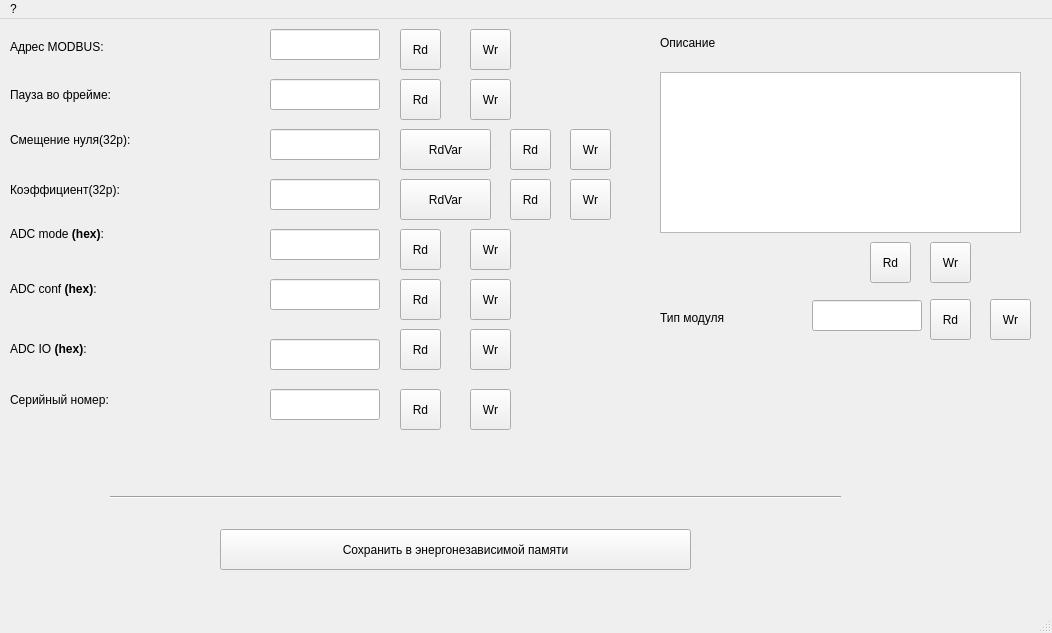
<?xml version="1.0" encoding="UTF-8"?>
<ui version="4.0">
 <class>fmVConf</class>
 <widget class="QMainWindow" name="fmVConf">
  <property name="geometry">
   <rect>
    <x>0</x>
    <y>0</y>
    <width>1052</width>
    <height>633</height>
   </rect>
  </property>
  <property name="minimumSize">
   <size>
    <width>1052</width>
    <height>633</height>
   </size>
  </property>
  <property name="maximumSize">
   <size>
    <width>1052</width>
    <height>633</height>
   </size>
  </property>
  <property name="windowTitle">
   <string>Настройки милливольтметра </string>
  </property>
  <widget class="QWidget" name="centralwidget">
   <widget class="QLineEdit" name="leAddrMB">
    <property name="geometry">
     <rect>
      <x>270</x>
      <y>10</y>
      <width>110</width>
      <height>31</height>
     </rect>
    </property>
    <property name="font">
     <font>
      <pointsize>9</pointsize>
     </font>
    </property>
   </widget>
   <widget class="QLabel" name="label_16">
    <property name="geometry">
     <rect>
      <x>10</x>
      <y>20</y>
      <width>191</width>
      <height>16</height>
     </rect>
    </property>
    <property name="font">
     <font>
      <pointsize>9</pointsize>
     </font>
    </property>
    <property name="text">
     <string>Адрес MODBUS:</string>
    </property>
   </widget>
   <widget class="QToolButton" name="tbAddrMBWr">
    <property name="geometry">
     <rect>
      <x>470</x>
      <y>10</y>
      <width>41</width>
      <height>41</height>
     </rect>
    </property>
    <property name="text">
     <string>Wr</string>
    </property>
   </widget>
   <widget class="QToolButton" name="tbAddrMBRd">
    <property name="geometry">
     <rect>
      <x>400</x>
      <y>10</y>
      <width>41</width>
      <height>41</height>
     </rect>
    </property>
    <property name="text">
     <string>Rd</string>
    </property>
   </widget>
   <widget class="QToolButton" name="tbthrATRd">
    <property name="geometry">
     <rect>
      <x>400</x>
      <y>60</y>
      <width>41</width>
      <height>41</height>
     </rect>
    </property>
    <property name="text">
     <string>Rd</string>
    </property>
   </widget>
   <widget class="QToolButton" name="tbthrATWr">
    <property name="geometry">
     <rect>
      <x>470</x>
      <y>60</y>
      <width>41</width>
      <height>41</height>
     </rect>
    </property>
    <property name="text">
     <string>Wr</string>
    </property>
   </widget>
   <widget class="QLineEdit" name="lethrAT">
    <property name="geometry">
     <rect>
      <x>270</x>
      <y>60</y>
      <width>110</width>
      <height>31</height>
     </rect>
    </property>
    <property name="font">
     <font>
      <pointsize>9</pointsize>
     </font>
    </property>
   </widget>
   <widget class="QLabel" name="label_17">
    <property name="geometry">
     <rect>
      <x>10</x>
      <y>60</y>
      <width>201</width>
      <height>31</height>
     </rect>
    </property>
    <property name="font">
     <font>
      <pointsize>9</pointsize>
     </font>
    </property>
    <property name="text">
     <string>Пауза во фрейме:</string>
    </property>
   </widget>
   <widget class="QToolButton" name="tbConfRd">
    <property name="geometry">
     <rect>
      <x>400</x>
      <y>260</y>
      <width>41</width>
      <height>41</height>
     </rect>
    </property>
    <property name="text">
     <string>Rd</string>
    </property>
   </widget>
   <widget class="QToolButton" name="tbConfWr">
    <property name="geometry">
     <rect>
      <x>470</x>
      <y>260</y>
      <width>41</width>
      <height>41</height>
     </rect>
    </property>
    <property name="text">
     <string>Wr</string>
    </property>
   </widget>
   <widget class="QLineEdit" name="leConf">
    <property name="geometry">
     <rect>
      <x>270</x>
      <y>260</y>
      <width>110</width>
      <height>31</height>
     </rect>
    </property>
    <property name="font">
     <font>
      <pointsize>9</pointsize>
     </font>
    </property>
   </widget>
   <widget class="QLabel" name="label_18">
    <property name="geometry">
     <rect>
      <x>10</x>
      <y>250</y>
      <width>191</width>
      <height>41</height>
     </rect>
    </property>
    <property name="font">
     <font>
      <pointsize>9</pointsize>
     </font>
    </property>
    <property name="text">
     <string>ADC conf &lt;b&gt;(hex)&lt;/b&gt;:</string>
    </property>
   </widget>
   <widget class="QLabel" name="label_19">
    <property name="geometry">
     <rect>
      <x>10</x>
      <y>370</y>
      <width>211</width>
      <height>21</height>
     </rect>
    </property>
    <property name="font">
     <font>
      <pointsize>9</pointsize>
     </font>
    </property>
    <property name="text">
     <string>Серийный номер:</string>
    </property>
   </widget>
   <widget class="QLineEdit" name="leSerNum">
    <property name="geometry">
     <rect>
      <x>270</x>
      <y>370</y>
      <width>110</width>
      <height>31</height>
     </rect>
    </property>
    <property name="font">
     <font>
      <pointsize>9</pointsize>
     </font>
    </property>
   </widget>
   <widget class="QToolButton" name="tbSerNumWr">
    <property name="geometry">
     <rect>
      <x>470</x>
      <y>370</y>
      <width>41</width>
      <height>41</height>
     </rect>
    </property>
    <property name="text">
     <string>Wr</string>
    </property>
   </widget>
   <widget class="QToolButton" name="tbSerNumRd">
    <property name="geometry">
     <rect>
      <x>400</x>
      <y>370</y>
      <width>41</width>
      <height>41</height>
     </rect>
    </property>
    <property name="text">
     <string>Rd</string>
    </property>
   </widget>
   <widget class="QLineEdit" name="leZeroA">
    <property name="geometry">
     <rect>
      <x>270</x>
      <y>110</y>
      <width>110</width>
      <height>31</height>
     </rect>
    </property>
    <property name="font">
     <font>
      <pointsize>9</pointsize>
     </font>
    </property>
   </widget>
   <widget class="QLabel" name="label_2">
    <property name="geometry">
     <rect>
      <x>10</x>
      <y>110</y>
      <width>251</width>
      <height>21</height>
     </rect>
    </property>
    <property name="font">
     <font>
      <pointsize>9</pointsize>
     </font>
    </property>
    <property name="text">
     <string>Смещение нуля(32р):</string>
    </property>
   </widget>
   <widget class="QLineEdit" name="lemK">
    <property name="geometry">
     <rect>
      <x>270</x>
      <y>160</y>
      <width>110</width>
      <height>31</height>
     </rect>
    </property>
    <property name="font">
     <font>
      <pointsize>9</pointsize>
     </font>
    </property>
   </widget>
   <widget class="QLabel" name="label_12">
    <property name="geometry">
     <rect>
      <x>10</x>
      <y>160</y>
      <width>231</width>
      <height>21</height>
     </rect>
    </property>
    <property name="font">
     <font>
      <pointsize>9</pointsize>
     </font>
    </property>
    <property name="lineWidth">
     <number>-5</number>
    </property>
    <property name="text">
     <string>Коэффициент(32р):</string>
    </property>
   </widget>
   <widget class="QToolButton" name="tbZeroARd">
    <property name="geometry">
     <rect>
      <x>510</x>
      <y>110</y>
      <width>41</width>
      <height>41</height>
     </rect>
    </property>
    <property name="text">
     <string>Rd</string>
    </property>
   </widget>
   <widget class="QToolButton" name="tbZeroAWr">
    <property name="geometry">
     <rect>
      <x>570</x>
      <y>110</y>
      <width>41</width>
      <height>41</height>
     </rect>
    </property>
    <property name="text">
     <string>Wr</string>
    </property>
   </widget>
   <widget class="QToolButton" name="tbZeroARdVar">
    <property name="geometry">
     <rect>
      <x>400</x>
      <y>110</y>
      <width>91</width>
      <height>41</height>
     </rect>
    </property>
    <property name="text">
     <string>RdVar</string>
    </property>
   </widget>
   <widget class="QToolButton" name="tbmKRdVar">
    <property name="geometry">
     <rect>
      <x>400</x>
      <y>160</y>
      <width>91</width>
      <height>41</height>
     </rect>
    </property>
    <property name="text">
     <string>RdVar</string>
    </property>
   </widget>
   <widget class="QToolButton" name="tbmKRd">
    <property name="geometry">
     <rect>
      <x>510</x>
      <y>160</y>
      <width>41</width>
      <height>41</height>
     </rect>
    </property>
    <property name="text">
     <string>Rd</string>
    </property>
   </widget>
   <widget class="QToolButton" name="tbmKWr">
    <property name="geometry">
     <rect>
      <x>570</x>
      <y>160</y>
      <width>41</width>
      <height>41</height>
     </rect>
    </property>
    <property name="text">
     <string>Wr</string>
    </property>
   </widget>
   <widget class="QToolButton" name="tbModeRd">
    <property name="geometry">
     <rect>
      <x>400</x>
      <y>210</y>
      <width>41</width>
      <height>41</height>
     </rect>
    </property>
    <property name="text">
     <string>Rd</string>
    </property>
   </widget>
   <widget class="QToolButton" name="tbModeWr">
    <property name="geometry">
     <rect>
      <x>470</x>
      <y>210</y>
      <width>41</width>
      <height>41</height>
     </rect>
    </property>
    <property name="text">
     <string>Wr</string>
    </property>
   </widget>
   <widget class="QLineEdit" name="leMode">
    <property name="geometry">
     <rect>
      <x>270</x>
      <y>210</y>
      <width>110</width>
      <height>31</height>
     </rect>
    </property>
    <property name="font">
     <font>
      <pointsize>9</pointsize>
     </font>
    </property>
   </widget>
   <widget class="QLabel" name="label_20">
    <property name="geometry">
     <rect>
      <x>10</x>
      <y>200</y>
      <width>201</width>
      <height>31</height>
     </rect>
    </property>
    <property name="font">
     <font>
      <pointsize>9</pointsize>
     </font>
    </property>
    <property name="text">
     <string>ADC mode &lt;b&gt;(hex)&lt;/b&gt;:</string>
    </property>
   </widget>
   <widget class="QLabel" name="label_21">
    <property name="geometry">
     <rect>
      <x>10</x>
      <y>310</y>
      <width>171</width>
      <height>41</height>
     </rect>
    </property>
    <property name="font">
     <font>
      <pointsize>9</pointsize>
     </font>
    </property>
    <property name="text">
     <string>ADC IO &lt;b&gt;(hex)&lt;/b&gt;:</string>
    </property>
   </widget>
   <widget class="QLineEdit" name="leIO">
    <property name="geometry">
     <rect>
      <x>270</x>
      <y>320</y>
      <width>110</width>
      <height>31</height>
     </rect>
    </property>
    <property name="font">
     <font>
      <pointsize>9</pointsize>
     </font>
    </property>
   </widget>
   <widget class="QToolButton" name="tbIOWr">
    <property name="geometry">
     <rect>
      <x>470</x>
      <y>310</y>
      <width>41</width>
      <height>41</height>
     </rect>
    </property>
    <property name="text">
     <string>Wr</string>
    </property>
   </widget>
   <widget class="QToolButton" name="tbIORd">
    <property name="geometry">
     <rect>
      <x>400</x>
      <y>310</y>
      <width>41</width>
      <height>41</height>
     </rect>
    </property>
    <property name="text">
     <string>Rd</string>
    </property>
   </widget>
   <widget class="QToolButton" name="tbSave">
    <property name="geometry">
     <rect>
      <x>220</x>
      <y>510</y>
      <width>471</width>
      <height>41</height>
     </rect>
    </property>
    <property name="text">
     <string>Сохранить в энергонезависимой памяти</string>
    </property>
   </widget>
   <widget class="Line" name="line_3">
    <property name="geometry">
     <rect>
      <x>110</x>
      <y>470</y>
      <width>731</width>
      <height>16</height>
     </rect>
    </property>
    <property name="orientation">
     <enum>Qt::Horizontal</enum>
    </property>
   </widget>
   <widget class="QLabel" name="label_33">
    <property name="geometry">
     <rect>
      <x>660</x>
      <y>13</y>
      <width>131</width>
      <height>21</height>
     </rect>
    </property>
    <property name="font">
     <font>
      <pointsize>9</pointsize>
     </font>
    </property>
    <property name="text">
     <string>Описание</string>
    </property>
   </widget>
   <widget class="QLabel" name="label_34">
    <property name="geometry">
     <rect>
      <x>660</x>
      <y>283</y>
      <width>131</width>
      <height>31</height>
     </rect>
    </property>
    <property name="font">
     <font>
      <pointsize>9</pointsize>
     </font>
    </property>
    <property name="text">
     <string>Тип модуля</string>
    </property>
   </widget>
   <widget class="QToolButton" name="tbTypeIDRd">
    <property name="geometry">
     <rect>
      <x>930</x>
      <y>280</y>
      <width>41</width>
      <height>41</height>
     </rect>
    </property>
    <property name="text">
     <string>Rd</string>
    </property>
   </widget>
   <widget class="QTextEdit" name="teDescribe">
    <property name="geometry">
     <rect>
      <x>660</x>
      <y>53</y>
      <width>361</width>
      <height>161</height>
     </rect>
    </property>
   </widget>
   <widget class="QToolButton" name="tbDescribeRd">
    <property name="geometry">
     <rect>
      <x>870</x>
      <y>223</y>
      <width>41</width>
      <height>41</height>
     </rect>
    </property>
    <property name="text">
     <string>Rd</string>
    </property>
   </widget>
   <widget class="QToolButton" name="tbDescribeWr">
    <property name="geometry">
     <rect>
      <x>930</x>
      <y>223</y>
      <width>41</width>
      <height>41</height>
     </rect>
    </property>
    <property name="text">
     <string>Wr</string>
    </property>
   </widget>
   <widget class="QLineEdit" name="leTypeID">
    <property name="geometry">
     <rect>
      <x>812</x>
      <y>281</y>
      <width>110</width>
      <height>31</height>
     </rect>
    </property>
    <property name="font">
     <font>
      <pointsize>9</pointsize>
     </font>
    </property>
   </widget>
   <widget class="QToolButton" name="tbTypeIDWr">
    <property name="geometry">
     <rect>
      <x>990</x>
      <y>280</y>
      <width>41</width>
      <height>41</height>
     </rect>
    </property>
    <property name="text">
     <string>Wr</string>
    </property>
   </widget>
  </widget>
  <widget class="QMenuBar" name="menubar">
   <property name="geometry">
    <rect>
     <x>0</x>
     <y>0</y>
     <width>1052</width>
     <height>38</height>
    </rect>
   </property>
   <widget class="QMenu" name="menu">
    <property name="title">
     <string>?</string>
    </property>
   </widget>
   <addaction name="menu"/>
  </widget>
  <widget class="QStatusBar" name="statusbar"/>
 </widget>
 <resources/>
 <connections/>
</ui>
